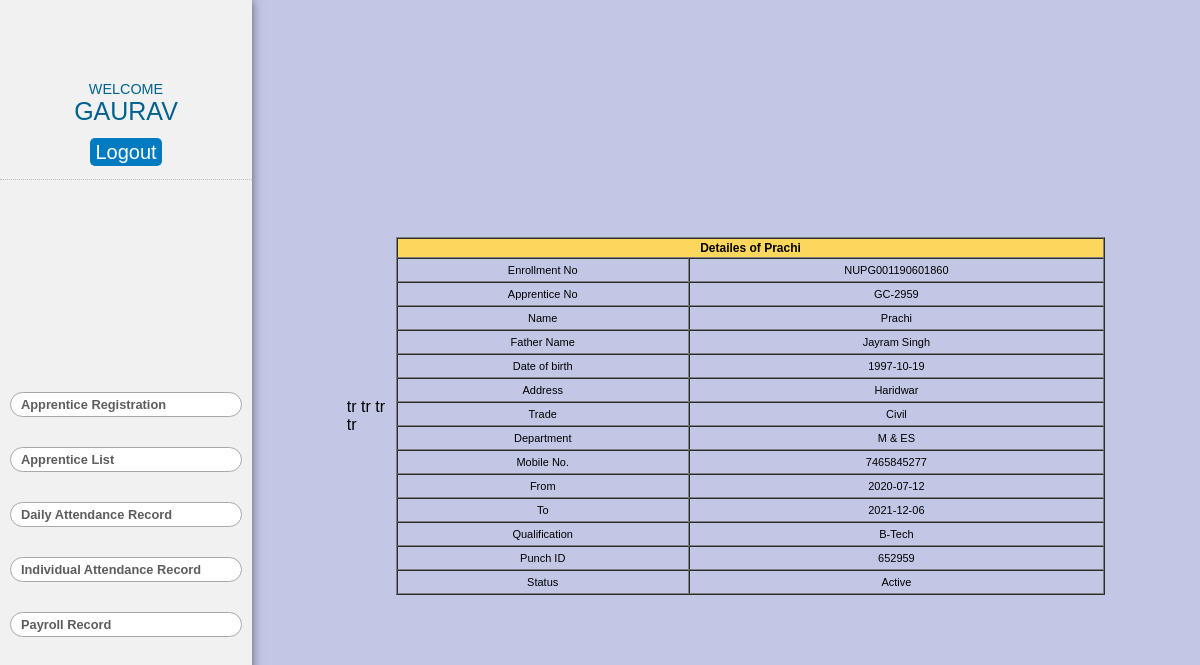
The app's page /view-details.php?apprentice_no=GC-2959 (signed in) with its own data.
### tables this page shows
CREATE TABLE `apprentice` (
  `sn` int(11) NOT NULL,
  `enrollment_no` varchar(255) NOT NULL,
  `apprentice_no` varchar(255) NOT NULL,
  `name` varchar(255) NOT NULL,
  `father_name` varchar(255) NOT NULL,
  `dob` date NOT NULL,
  `address` varchar(255) NOT NULL,
  `trade` varchar(255) NOT NULL,
  `department` varchar(255) NOT NULL,
  `mobile` varchar(255) NOT NULL,
  `from` date NOT NULL,
  `to` date NOT NULL,
  `qualification` varchar(100) NOT NULL,
  `punch_id` varchar(100) NOT NULL,
  `status` varchar(255) NOT NULL DEFAULT 'Active'
);

### view-details.php (the view, shortened to what this page needs)
<!DOCTYPE html>
<html lang="en">
<head>
    <link rel="stylesheet" href="styles.css">
</head>
<body>
    <section class="content">
        <div class="main">
            <?php include_once "side-1.php"; ?>
            <div class="side-2" style="overflow-y:scroll">
                <div class="app-reg ">
                    <div class="input-table">
                        <?php include "db.php";
                        $apprentice_no = $_GET['apprentice_no'];
                        $sql = "SELECT * from apprentice WHERE apprentice_no = '$apprentice_no'";
                        $result = mysqli_query($conn, $sql) or die("Query failed");
                        if (mysqli_num_rows($result) > 0) {
                            while ($row = mysqli_fetch_assoc($result)) {
                        ?>
                                <table width="100%" border="1" cellpadding="1" cellspacing="0" style="text-align:center; ">
                                    <thead>
                                        <tr>
                                            <th colspan="2">Detailes of <?php echo $row['name']; ?> </th>
                                        </tr>
                                    </thead>
                                    <tbody>
                                        <tr>
                                            <td>Enrollment No</td>
                                            <td><?php echo $row['enrollment_no']; ?></td>
                                        </tr>
                                        <tr>
                                            <td>Apprentice No</td>
                                            <td><?php echo $row['apprentice_no']; ?></td>
                                        </tr>
                                        <tr>
                                            <td>Name</td>tr
                                            <td><?php echo $row['name']; ?></td>
                                        </tr>
                                        <tr>
                                            <td>Father Name</td>tr
                                            <td><?php echo $row['father_name']; ?></td>
                                        </tr>
                                        <tr>
                                            <td>Date of birth</td>tr
                                            <td><?php echo $row['dob']; ?></td>
                                        </tr>
                                        <tr>
                                            <td>Address</td>tr
                                            <td><?php echo $row['address']; ?></td>
                                        </tr>
                                        <td>Trade</td>
                                        <td><?php echo $row['trade']; ?></td>
                                        <tr>
                                            <td>Department</td>
                                            <td><?php echo $row['department']; ?></td>
                                        </tr>
                                        <tr>
                                            <td>Mobile No.</td>
                                            <td><?php echo $row['mobile']; ?></td>
                                        </tr>
                                        <tr>
                                            <td>From</td>
                                            <td><?php echo $row['from']; ?></td>
                                        </tr>
                                        <tr>
                                            <td>To</td>
                                            <td><?php echo $row['to']; ?></td>
                                        </tr>
                                        <tr>
                                            <td>Qualification</td>
                                            <td><?php echo $row['qualification']; ?></td>
                                        </tr>
                                        <tr>
                                            <td>Punch ID </td>
                                            <td><?php echo $row['punch_id']; ?></td>
                                        </tr>
                                        <tr>
                                            <td>Status </td>
                                            <td><?php echo $row['status']; ?></td>
                                        </tr>
                                    </tbody>
                                </table>
                        <?php
                            }
                        }
                        ?>
                    </div>
                </div>
            </div>
        </div>
    </section>
</body>
</html>

### side-1.php (shortened to what this page needs)
<!DOCTYPE html>
<html lang="en">
<head>
    <link rel="stylesheet" href="styles.css">
</head>
<body>
    <div class="side-1">
        <img class="belpic" src="images/bel.png" alt="">
        <div class="wlcm-msg">
            <p>WELCOME</p>
            <span style="text-transform:uppercase;font-size:25px;"><?php echo $_SESSION['username'] ?></span>
            <div class="logout-btn">
                <a class="btn" href="logout.php">Logout</a>
            </div>
        </div>
        <div class="menu">
            <a href="home.php" id="App-reg">Apprentice Registration</a>
            <a href="app-list.php" id="App-list">Apprentice List</a>
            <a href="daily-attendance.php" id="D-att">Daily Attendance Record</a>
            <a href="individual-attendance.php" id="Ind-Att">Individual Attendance Record</a>
            <a href="payroll-data.php" id="Payroll">Payroll Record</a>
        </div>
    </div>
</body>
</html>

### styles.css (style rules this page uses)
* { box-sizing: border-box; margin: 0; padding: 0; scroll-behavior: smooth; font-family: "Poppins", sans-serif; }
body { width: 100vw; height: 100vh; }
a { text-decoration: none; }
section { height: 100vh; max-width: 100%; padding: 20px; }
.form input, a { margin-top: 50px; margin-left: auto; margin-right: auto; width: 90%; padding: 10px 10px; border: none; outline: none; color: rgb(0, 104, 104); background-color: rgb(255, 255, 255); border-radius: 5px; }
.btn { background-color: rgb(0, 183, 255); color: white; font-size: 20px; border-radius: 5px; transition: 0.5s ease-in-out; padding: 10px 10px; border: none; outline: none; }
.content { padding: 0; }
.main { height: 100%; display: flex; width: 100vw; }
.side-1 { display: flex; flex-direction: column; justify-content: center; width: 21%; background-color: rgb(241, 241, 241); padding-top: 50px; overflow-y: scroll; height: 100%; box-shadow: 0 0 10px rgba(0, 0, 0, 0.541); z-index: 9; }
.wlcm-msg { text-align: center; margin: 20px 0 20px; color: rgb(0, 98, 143); }
.wlcm-msg p { font-size: 0.9rem; }
.logout-btn { padding: 15px 0; border-bottom: 1px rgba(0, 0, 0, 0.212) dotted; }
.btn { background-color: rgb(0, 122, 192); padding: 3px 5px; outline: none; border: none; color: #fff; border-radius: 5px; cursor: pointer; }
.belpic { width: 90%; padding: 5px; }
.menu { display: flex; flex-direction: column; justify-content: center; padding: 0 10px; height: 80%; }
.menu a { width: 100%; margin-top: 30px; text-decoration: none; background-color: #fff; padding: 4px 10px; border: 1px solid rgb(168, 168, 168); border-radius: 20px; color: rgb(94, 93, 93); font-size: 0.8rem; font-weight: bold; }
.side-2 { width: 79%; height: 100vh; overflow-y: scroll; background-color: rgba(129, 140, 202, 0.484); }
.app-reg { padding-top: 30px; width: 100%; height: 100%; display: flex; flex-direction: column; justify-content: center; align-items: center; }
.input-table { height: 80%; margin: auto; width: 80%; display: flex; justify-content: center; align-items: center; }
thead { background-color: rgb(252, 215, 92); font-size: 12px; }
th { padding: 2px; }
tr { height: 20px; }
td { font-size: 11px; padding: 5px 5px; }

### records on screen
apprentice: name "Prachi", enrollment_no "NUPG001190601860", apprentice_no "GC-2959", father_name "Jayram Singh", dob "1997-10-19", address "Haridwar", trade "Civil", department "M & ES", mobile "7465845277", from "2020-07-12", to "2021-12-06", qualification "B-Tech", punch "652959", status "Active"

### other values on screen
$_SESSION['username'] "GAURAV"
